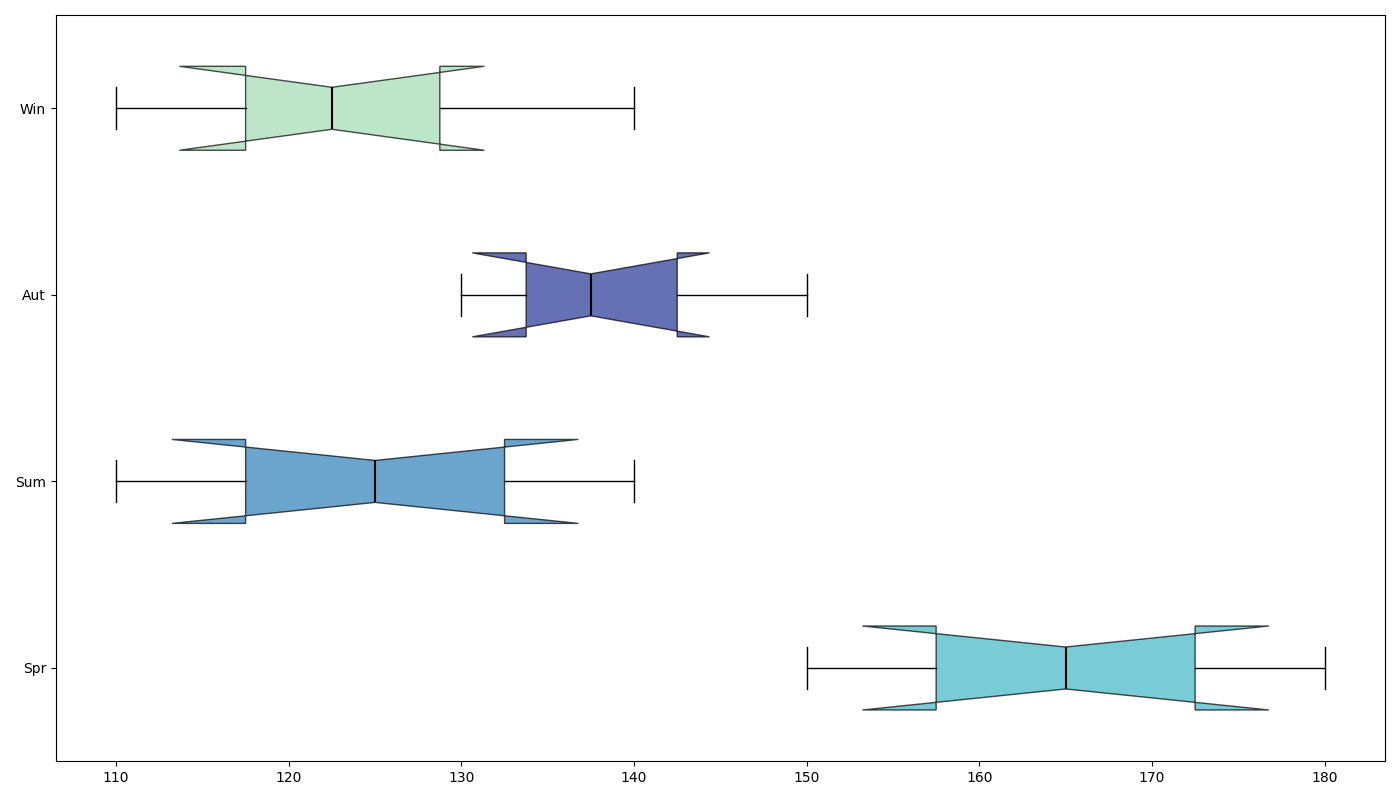

This chart was generated by the following Python code:
import matplotlib.pyplot as plt
import numpy as np

seasons = ['Spr', 'Sum', 'Aut', 'Win']
rainfall_data = {
    'Glen': [160, 120, 130, 110],
    'Falls': [150, 110, 140, 120],
    'Grove': [170, 130, 150, 140],
    'Pines': [180, 140, 135, 125]
}

season_data = np.array(list(rainfall_data.values()))
fig, ax = plt.subplots(figsize=(14, 8))
boxplots = ax.boxplot(season_data, notch=True, vert=False, patch_artist=True, labels=seasons)

colors = ['#41b6c4', '#2c7fb8', '#253494', '#a1dab4']

for patch, color, median in zip(boxplots['boxes'], colors, boxplots['medians']):
    patch.set_facecolor(color)
    patch.set_alpha(0.7)
    patch.set_edgecolor('black')
    median.set_color('black')
    median.set_linewidth(1.5)

# Remove title, x/y labels, grids, and legend
plt.tight_layout()
plt.show()
